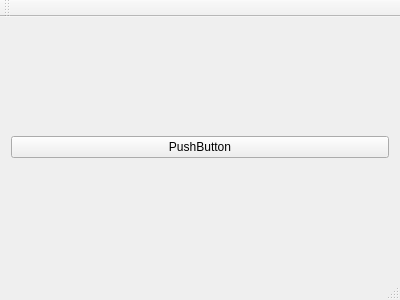
<?xml version="1.0" encoding="UTF-8"?>
<ui version="4.0">
 <class>Takao</class>
 <widget class="QMainWindow" name="Takao">
  <property name="geometry">
   <rect>
    <x>0</x>
    <y>0</y>
    <width>400</width>
    <height>300</height>
   </rect>
  </property>
  <property name="sizePolicy">
   <sizepolicy hsizetype="Preferred" vsizetype="MinimumExpanding">
    <horstretch>0</horstretch>
    <verstretch>0</verstretch>
   </sizepolicy>
  </property>
  <property name="windowTitle">
   <string>Takao</string>
  </property>
  <widget class="QWidget" name="centralWidget">
   <layout class="QHBoxLayout" name="horizontalLayout">
    <item>
     <layout class="QVBoxLayout" name="verticalLayout">
      <property name="spacing">
       <number>1</number>
      </property>
      <property name="sizeConstraint">
       <enum>QLayout::SetNoConstraint</enum>
      </property>
      <item>
       <widget class="QPushButton" name="pushButton">
        <property name="enabled">
         <bool>true</bool>
        </property>
        <property name="text">
         <string>PushButton</string>
        </property>
       </widget>
      </item>
     </layout>
    </item>
   </layout>
  </widget>
  <widget class="QMenuBar" name="menuBar">
   <property name="geometry">
    <rect>
     <x>0</x>
     <y>0</y>
     <width>400</width>
     <height>18</height>
    </rect>
   </property>
  </widget>
  <widget class="QToolBar" name="mainToolBar">
   <attribute name="toolBarArea">
    <enum>TopToolBarArea</enum>
   </attribute>
   <attribute name="toolBarBreak">
    <bool>false</bool>
   </attribute>
  </widget>
  <widget class="QStatusBar" name="statusBar"/>
 </widget>
 <layoutdefault spacing="6" margin="11"/>
 <resources/>
 <connections/>
</ui>
